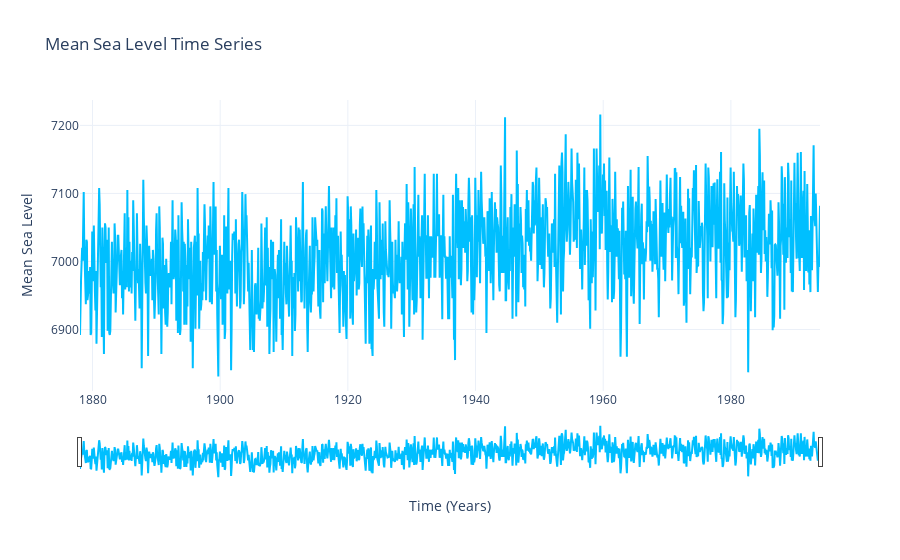

Notebook source saved alongside this figure:
### Markdown cell above
### Plotting the original time series data

### Code cell
# Plot the original time series data

fig = go.Figure()

fig.add_trace(go.Scatter(
    x=data.index.values, 
    y=data.sea_level, 
    line_color='deepskyblue'))

fig.update_layout(
    template = "plotly_white",
    title_text="Mean Sea Level Time Series",
    xaxis_rangeslider_visible=True)

fig.update_xaxes(title_text="Time (Years)")
fig.update_yaxes(title_text="Mean Sea Level")

fig.show()

### Figure 1 — Plotly figure (JSON) as saved in the notebook; plotly's stock layout.template omitted (floating-point values rounded to 4 significant figures; data arrays with more than 128 entries replaced by an {"elided": "..."} marker saying what was removed)
{"data": [{"line": {"color": "deepskyblue"}, "type": "scatter", "x": {"elided": "1392 float values"}, "y": {"elided": "1392 int values"}}], "layout": {"title": {"text": "Mean Sea Level Time Series"}, "xaxis": {"rangeslider": {"visible": true}, "title": {"text": "Time (Years)"}}, "yaxis": {"title": {"text": "Mean Sea Level"}}}}
